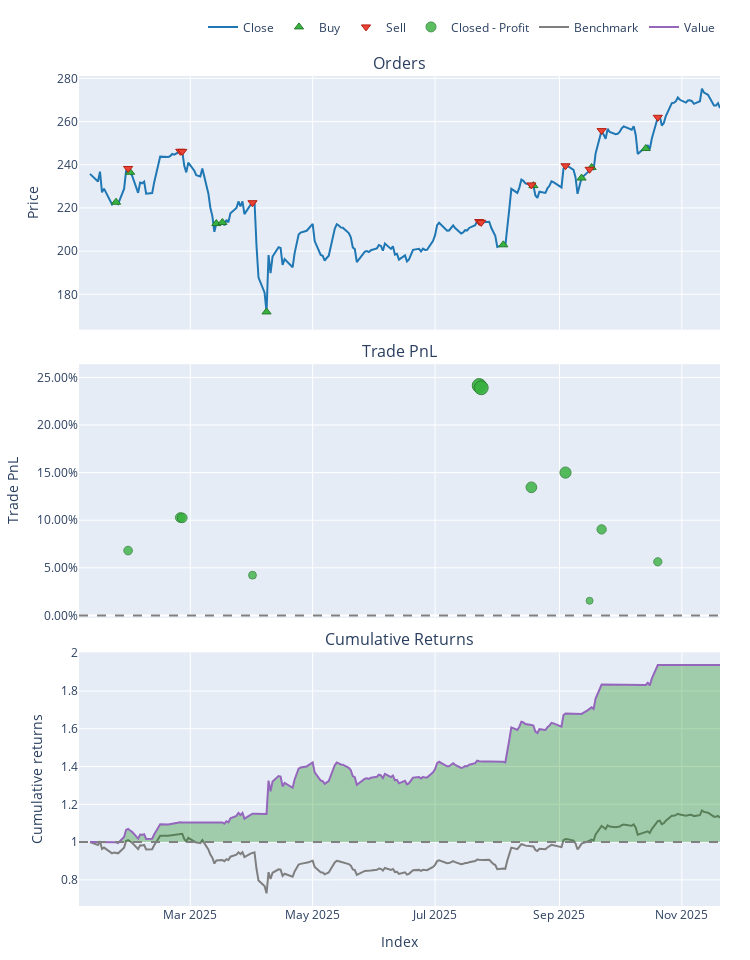
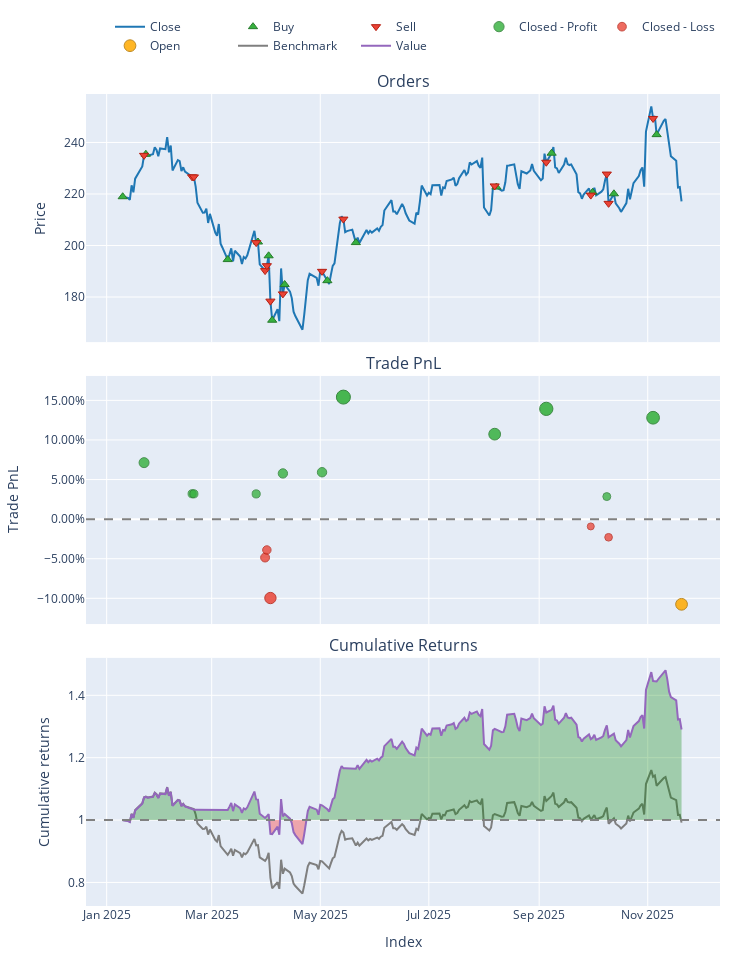
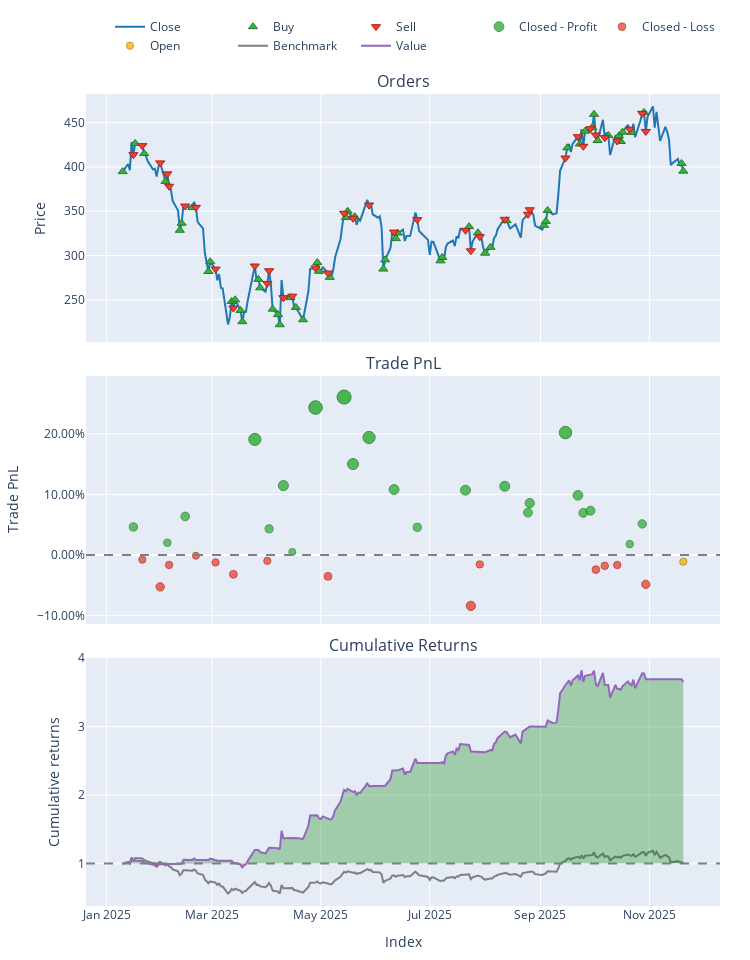
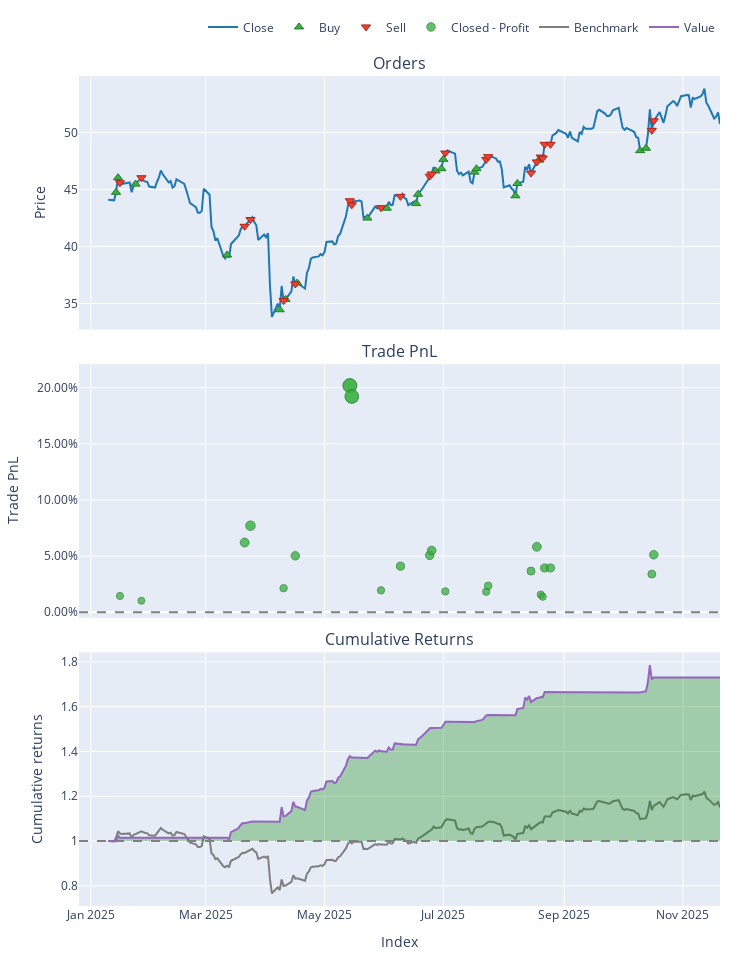

Notebook code cell kept with these figures, in order:
### Code cell
# Multiple stocks in a loop
stocks = ["AAPL", "AMZN", "TSLA", "BAC","MDU", "CWCO", "NEE", "DUK"]
results = {}

for stock in stocks:
    print(f"\n{'='*60}")
    print(f"Processing {stock}")
    print(f"{'='*60}")
    portfolio, metrics, actions = run_ppo_trading_pipeline(
        stock_symbol=stock, 
        config=config,
        show_plot=True  # Don't show plots in loop
    )
    results[stock] = {'portfolio': portfolio, 'metrics': metrics, 'actions': actions}
